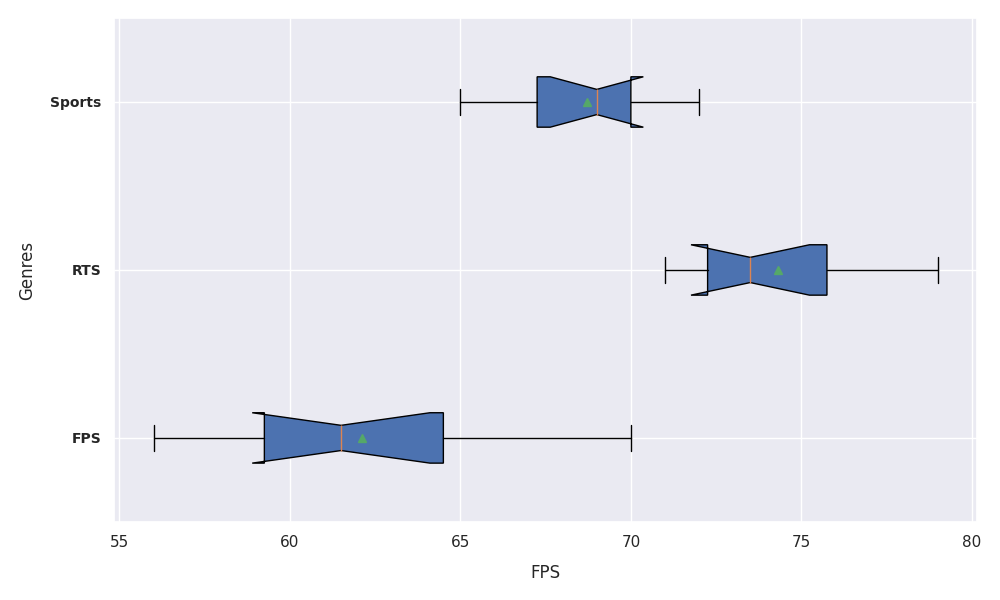

Recreate this plot in Python.
import matplotlib.pyplot as plt
import numpy as np

genres = ['FPS', 'RTS', 'Sports']

fps_data = [
    [58, 61, 59, 62, 70, 65, 56, 60, 63, 67],
    [72, 75, 73, 72, 76, 73, 78, 71, 79, 74],
    [66, 69, 71, 67, 65, 69, 70, 68, 72, 70]
]

fig, ax = plt.subplots(figsize=(10, 6))
ax.boxplot(fps_data, vert=False, patch_artist=True, notch=True, showmeans=True)

ax.set_xlabel('FPS', fontsize=12, labelpad=10)
ax.set_ylabel('Genres', fontsize=12, labelpad=10)

ax.set_yticks(np.arange(1, len(genres) + 1))
ax.set_yticklabels(genres, fontsize=10, fontweight='bold')

plt.tight_layout()
plt.show()
